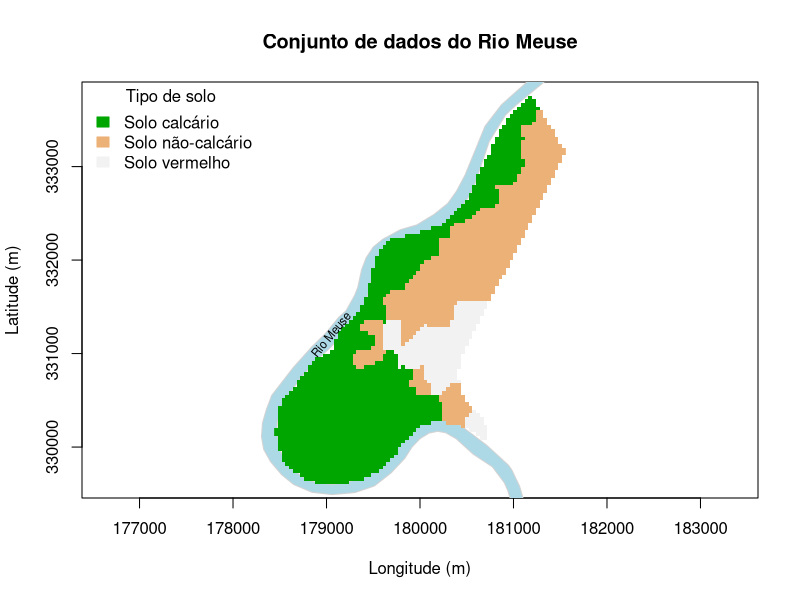

Write R code to recreate this figure.
## ---- chunk 1
main <- "Conjunto de dados do Rio Meuse"
## ---- chunk 2
data(meuse.grid, package = "sp")
sp::gridded(meuse.grid) <- ~ x + y
sp::proj4string(meuse.grid) <- sp::CRS("+init=epsg:28992")
data(meuse.riv, package = "sp")
plot(
  meuse.grid@coords, type = "n", asp = 1, main = main,
  xlab = "Longitude (m)", ylab = "Latitude (m)")
polygon(meuse.riv, col = "lightblue", border = "lightgray")
image(
  meuse.grid, "soil", col = terrain.colors(3), axes = TRUE, add = TRUE)
legend(
  "topleft", title = "Tipo de solo", fill = terrain.colors(3),
  legend = c("Solo calcário", "Solo não-calcário", "Solo vermelho"),
  border = terrain.colors(3), bty = "n")
text(179050, 331200, "Rio Meuse", srt = 50, cex = 0.7)
